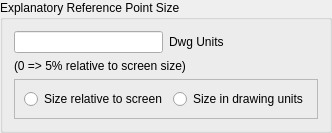
        <widget class="QGroupBox" name="gbPointSize">
         <property name="title">
          <string>Explanatory Reference Point Size</string>
         </property>
         <property name="alignment">
          <set>Qt::AlignmentFlag::AlignLeading|Qt::AlignmentFlag::AlignLeft|Qt::AlignmentFlag::AlignTop</set>
         </property>
         <layout class="QGridLayout" name="gridLayout_12">
          <item row="2" column="0" colspan="2">
           <widget class="QFrame" name="frame">
            <property name="minimumSize">
             <size>
              <width>0</width>
              <height>0</height>
             </size>
            </property>
            <property name="maximumSize">
             <size>
              <width>16777215</width>
              <height>16777215</height>
             </size>
            </property>
            <property name="frameShape">
             <enum>QFrame::Shape::StyledPanel</enum>
            </property>
            <property name="frameShadow">
             <enum>QFrame::Shadow::Raised</enum>
            </property>
            <layout class="QGridLayout" name="gridLayout_28">
             <item row="0" column="0">
              <widget class="QRadioButton" name="rbRelSize">
               <property name="text">
                <string>Size relative to screen</string>
               </property>
              </widget>
             </item>
             <item row="0" column="1">
              <widget class="QRadioButton" name="rbAbsSize">
               <property name="text">
                <string>Size in drawing units</string>
               </property>
              </widget>
             </item>
            </layout>
           </widget>
          </item>
          <item row="1" column="0" colspan="2">
           <widget class="QLabel" name="label_11">
            <property name="maximumSize">
             <size>
              <width>190</width>
              <height>16777215</height>
             </size>
            </property>
            <property name="text">
             <string>(0 =&gt; 5% relative to screen size)</string>
            </property>
           </widget>
          </item>
          <item row="0" column="0">
           <widget class="QLineEdit" name="lePointSize">
            <property name="sizePolicy">
             <sizepolicy hsizetype="Fixed" vsizetype="Fixed">
              <horstretch>0</horstretch>
              <verstretch>0</verstretch>
             </sizepolicy>
            </property>
            <property name="maximumSize">
             <size>
              <width>150</width>
              <height>16777215</height>
             </size>
            </property>
            <property name="toolTip">
             <string>Size of reference points</string>
            </property>
           </widget>
          </item>
          <item row="0" column="1">
           <widget class="QLabel" name="lPtSzUnits">
            <property name="text">
             <string>Dwg Units</string>
            </property>
            <property name="textFormat">
             <enum>Qt::TextFormat::PlainText</enum>
            </property>
           </widget>
          </item>
         </layout>
        </widget>
